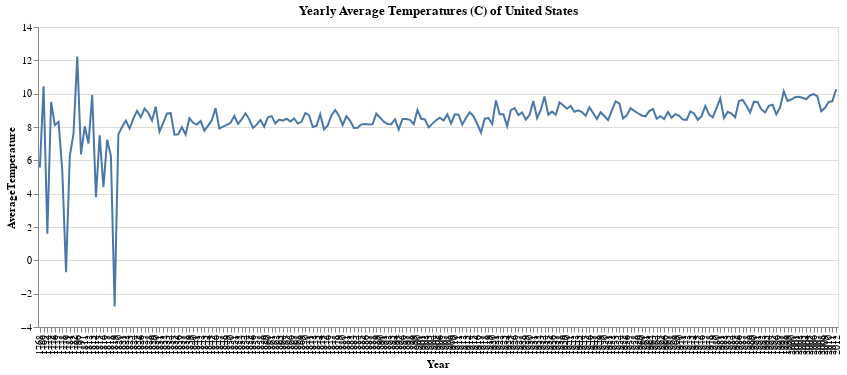

Source (notebook cell):
### Markdown cell above
### North America

### Code cell
location = 'United States'
temps = get_yearly_temps(location)

# Line plot using Altair
alt.Chart(temps).mark_line().encode(
    x = 'Year:O',
    y = alt.Y('AverageTemperature', scale=alt.Scale(zero=False))
).properties(
    title = 'Yearly Average Temperatures (C) of ' + location,
    width = 800
)

### Figure 1 — Vega-Lite specification as saved in the notebook (floating-point values rounded to 4 significant figures; data arrays with more than 128 entries replaced by an {"elided": "..."} marker saying what was removed)
{"config": {"view": {"continuousWidth": 400, "continuousHeight": 300}}, "data": {"name": "data-e5eacf6fbed0015a74a85eedaf267a40"}, "mark": "line", "encoding": {"x": {"type": "ordinal", "field": "Year"}, "y": {"type": "quantitative", "field": "AverageTemperature", "scale": {"zero": false}}}, "title": "Yearly Average Temperatures (C) of United States", "width": 800, "$schema": "https://vega.github.io/schema/vega-lite/v4.0.2.json", "datasets": {"data-e5eacf6fbed0015a74a85eedaf267a40": {"elided": "214 records"}}}
